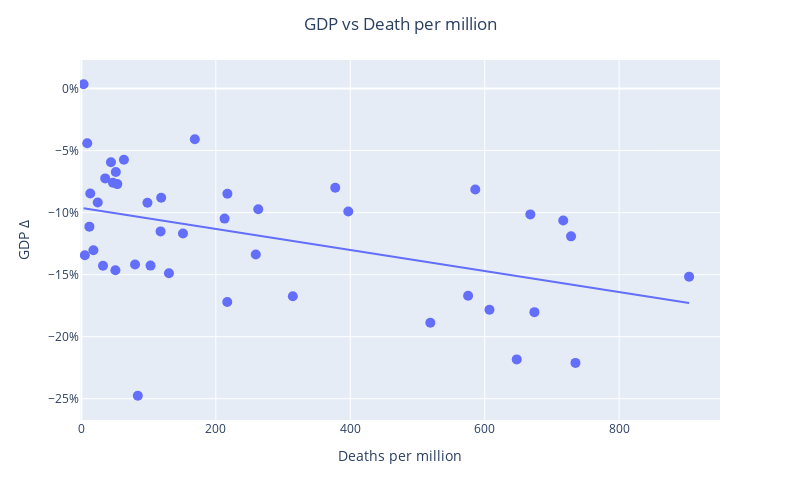

Notebook cell for this chart:
### Code cell
import plotly.express as px
fig = px.scatter(x=round(data['Deaths per million'], 2), y=round(data['GDP Δ'], 2), hover_name=data['Country'], trendline="ols", width=800, height=500)
fig.update_traces(marker_size=10)
fig.update_layout(title_text='GDP vs Death per million', title_x=0.5,
                  yaxis=dict(title='GDP Δ' , 
                             ticksuffix='%'),
                  xaxis=dict(title='Deaths per million', range=[-2, 950]))
fig.show()

### Figure 1 — Plotly figure (JSON) as saved in the notebook; plotly's stock layout.template omitted (floating-point values rounded to 4 significant figures)
{"data": [{"hovertemplate": "<b>%{hovertext}</b><br><br>x=%{x}<br>y=%{y}<extra></extra>", "hovertext": ["S. Korea", "Australia", "Iceland", "UK", "Estonia", "Denmark", "Spain", "Japan", "Norway", "Hungary", "Canada", "Slovenia", "Finland", "Brazil", "Netherlands", "USA", "Slovakia", "Mexico", "Belgium", "Israel", "Turkey", "India", "Latvia", "Czech Republic", "Poland", "Germany", "Indonesia", "Luxemburg", "South Africa", "Russia", "Portugal", "Italy", "Austria", "Ireland", "Switzerland ", "New Zealand", "China", "Chile", "Sweden", "France", "Greece", "Colombia", "Lituania"], "legendgroup": "", "marker": {"color": "#636efa", "size": 10, "symbol": "circle"}, "mode": "markers", "name": "", "showlegend": false, "type": "scatter", "x": [8.78, 35.49, 32.23, 647.7, 53.52, 118.8, 735, 13.28, 51.28, 130.3, 259.5, 79.85, 63.35, 728.4, 397.1, 667.9, 17.95, 673.9, 904, 263.2, 11.99, 84, 24.39, 151.2, 98.32, 117.9, 47, 217.3, 314.6, 168.8, 217.0, 607.1, 102.9, 377.7, 213.1, 5.18, 3.29, 716.8, 586, 519.1, 50.66, 575.3, 44.08], "xaxis": "x", "y": [-4.4, -7.24, -14.28, -21.83, -7.7, -8.8, -22.11, -8.46, -6.73, -14.88, -13.38, -14.18, -5.73, -11.91, -9.91, -10.14, -13.03, -18.02, -15.16, -9.72, -11.13, -24.76, -9.18, -11.68, -9.2, -11.51, -7.59, -8.47, -16.74, -4.09, -17.2, -17.83, -14.27, -7.99, -10.48, -13.43, 0.35, -10.63, -8.13, -18.87, -14.64, -16.7, -5.94], "yaxis": "y"}, {"hovertemplate": "<b>OLS trendline</b><br>y = -0.00849023 * x + -9.60886<br>R<sup>2</sup>=0.189483<br><br>x=%{x}<br>y=%{y} <b>(trend)</b><extra></extra>", "legendgroup": "", "marker": {"color": "#636efa", "size": 10, "symbol": "circle"}, "mode": "lines", "name": "", "showlegend": false, "type": "scatter", "x": [3.29, 5.18, 8.78, 11.99, 13.28, 17.95, 24.39, 32.23, 35.49, 44.08, 47, 50.66, 51.28, 53.52, 63.35, 79.85, 84, 98.32, 102.9, 117.9, 118.8, 130.3, 151.2, 168.8, 213.1, 217.0, 217.3, 259.5, 263.2, 314.6, 377.7, 397.1, 519.1, 575.3, 586, 607.1, 647.7, 667.9, 673.9, 716.8, 728.4, 735, 904], "xaxis": "x", "y": [-9.637, -9.653, -9.683, -9.711, -9.722, -9.761, -9.816, -9.882, -9.91, -9.983, -10.01, -10.04, -10.04, -10.06, -10.15, -10.29, -10.32, -10.44, -10.48, -10.61, -10.62, -10.72, -10.89, -11.04, -11.42, -11.45, -11.45, -11.81, -11.84, -12.28, -12.82, -12.98, -14.02, -14.49, -14.58, -14.76, -15.11, -15.28, -15.33, -15.69, -15.79, -15.85, -17.28], "yaxis": "y"}], "layout": {"height": 500, "legend": {"tracegroupgap": 0}, "margin": {"t": 60}, "title": {"text": "GDP vs Death per million", "x": 0.5}, "width": 800, "xaxis": {"anchor": "y", "domain": [0, 1], "range": [-2, 950], "title": {"text": "Deaths per million"}, "type": "linear"}, "yaxis": {"anchor": "x", "autorange": true, "domain": [0, 1], "range": [-26.71, 2.305], "ticksuffix": "%", "title": {"text": "GDP Δ"}, "type": "linear"}}}
